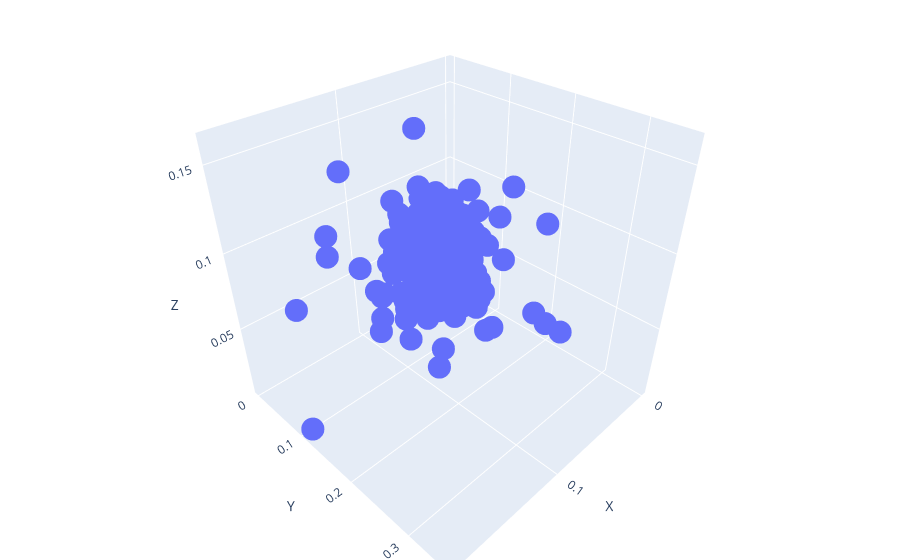

Write notebook code for a chart like this one.
### Markdown cell above
Make a 3D plot of some columns the coherence matrix.

### Code cell
f_index = 30
shift = 1

# Create a list of vectors
vectors = [
    np.array([1, 2, 3]),
    np.array([4, 5, 6]),
    np.array([7, 8, 9]),
    # Add more vectors as needed
]

points = np.abs(norm_win_spectra[f_index,:,(4,5,6)])*shift
vectors = points.T

# Extract coordinates from vectors
x_coords = [vector[0] for vector in vectors]
y_coords = [vector[1] for vector in vectors]
z_coords = [vector[2] for vector in vectors]

# Create a 3D scatter plot
fig = go.Figure()

# Add scatter points for each vector
fig.add_trace(go.Scatter3d(x=x_coords, y=y_coords, z=z_coords, mode='markers'))

# Set layout properties
fig.update_layout(scene=dict(aspectmode="cube", xaxis=dict(title="X"), yaxis=dict(title="Y"), zaxis=dict(title="Z")),
                  margin=dict(l=0, r=0, b=0, t=0))

### Figure 1 — Plotly figure (JSON) as saved in the notebook; plotly's stock layout.template omitted (floating-point values rounded to 4 significant figures; data arrays with more than 128 entries replaced by an {"elided": "..."} marker saying what was removed)
{"data": [{"mode": "markers", "type": "scatter3d", "x": {"elided": "200 float values"}, "y": {"elided": "200 float values"}, "z": {"elided": "200 float values"}}], "layout": {"margin": {"b": 0, "l": 0, "r": 0, "t": 0}, "scene": {"aspectmode": "cube", "xaxis": {"title": {"text": "X"}}, "yaxis": {"title": {"text": "Y"}}, "zaxis": {"title": {"text": "Z"}}}}}
